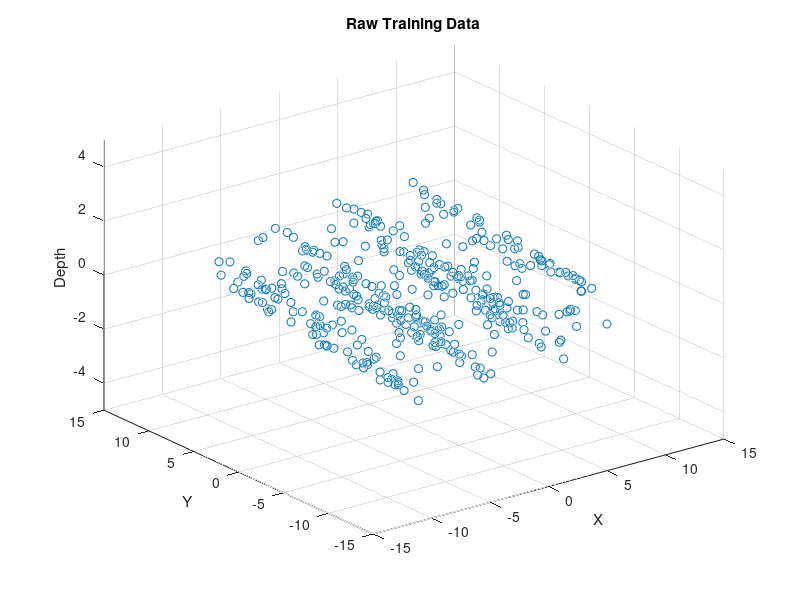

Write the MATLAB code that produced this figure. (Note: this script raises an error after producing the figure.)
%%% 3D GPR in MATLAB // URI Phillip Parisi - Update June 2022

% THIS VERSION USES 3D DATA (technically, 2.5D data)
% X and Y --> position on seafloor (training inputs)
% Z --> depth of seafloor at given position (training outputs)

%%%% GUIDE TO USE
% .m files you need (all in one folder):
% 1. this script, which is the main script
% gpr_functions folder
    % 2. SqExpKernel.m, the kernel function
    % 3. K_Function.m, which builds the covariance matrix

% Add gpr_functions to the path
% you can do this manually with addpath(.../filepath/gpr_functions) 
    % if below code does not work
dir_path = cd;
idcs = strfind(dir_path,'/');
func_dir = dir_path(1:idcs(end));
func_dir = strcat(func_dir,"gpr_functions");
addpath(func_dir);

%%%% RUNNING & PARAMETERS TO TWEAK
% this script should be good to run out-of-the-box
% there will be randomly generated x-data (training data), plotted in blue
% the GPR data points are plotted in red w/ error bars (uncertainty)

% You can TUNE
% - Kernel Hyperparameters: lengthscale -> hp.L, verticalscale, hp.sigma
% - not recommended to change the map_size, but possible

%%%%%%%%%%%%%%%%%%%%%%%%%%%%%%%%%%%%%%%%%%%%%%%% SETUP
clc, clearvars, close all, format compact

% Kernel Hyperparameters
hp.L = 3;           % lengthscale (high = smoother, low = noisier)
hp.sigma_p = 4;         % process noise (output scale / vertical scale)
hp.sigma_n = 0.6;   % sensor noise (used to create W)
hp.kerneltype = 'sparse'; % 'exact' or 'sparse' approximate kernel

%%%%%% Generate Random Training Data + Noise (2.5D)
map_size = 20; % side of square map dimensions, keep this even if you can 
x = (-map_size/2:(map_size/2-1));
y = (-map_size/2:(map_size/2-1));
[X,Y] = meshgrid(x,y);

% Matrices map_size x map_size
X = X + randn(map_size,map_size);
Y = Y + randn(map_size,map_size);
Z = 1*sin(X) + Y/20;                    % shape of curve!
% gaussian nosie
noise.mu = 0; noise.sigma = 0.25;
Z = Z + normrnd(noise.mu,noise.sigma,map_size,map_size)/5;

% Reshape (map_size^2 x 1)
X1 = reshape(X,map_size^2,1);
Y1 = reshape(Y,map_size^2,1);
Z1 = reshape(Z,map_size^2,1);

% Rename and Clear Variables
X = [X1 Y1];
Y = Z1;
nnum = length(Y);
clearvars -except X Y map_size nnum hp

% Plot
figure
scatter3(X(:,1),X(:,2),Y,'k.')
xlabel('X'),ylabel('Y'),zlabel('Depth')
title('Raw Training Data'), zlim([-5 5])

%%%%%% Prediction Points STAR
% predict at more points than the raw data
predict_pts = map_size*2;
x_star = (-predict_pts/2:0.5:(predict_pts/2)-0.5); 
y_star = (-predict_pts/2:0.5:(predict_pts/2)-0.5); %adding pts twice as dense
[x_star,y_star] = meshgrid(x_star,y_star);
x_star = reshape(x_star,(2*predict_pts)^2,1);
y_star = reshape(y_star,(2*predict_pts)^2,1);

X_Star = [x_star y_star]; % m x 2 % vertical array, can add training data for prediction X
clear x_star y_star

disp('...test data generated, run the next section...')

%%
%%%%%%%%%%%%%%%%%%%%%%%%%%%%%%%%%%%%%%%%%%%%%%%% MATRIX CALCS
clc, close all, disp('...running, may take a minute...')
tic 

% Calculate V and Inv(V)                            % depends on training x-points only
W = (hp.sigma_n^2)*eye(nnum);                       % Whitenoise (identity * sigmasquared)
V = K_Function(X,X,hp) + W;                         % Calculate Covariance Matrix using Kernel
%V_inv = inv(V); %expensive!


% Generate K Parameters
K_Star = K_Function(X_Star,X,hp);                   % Calculate K_Star for New Point(s)
tic
K_StarStar = K_Function(X_Star,X_Star,hp);          % Calculate K_StarStar for New Point(s)
kerneltime = toc
% Cholesky Decomposition
L = chol(V,'lower');                               % Lower triangular cholesky factor

% Calculate Predictions!                            % Finally bring in the training y-points here
%Y_Star_Hat = K_Star * V_inv * Y;                    % Y Predictions (mean values of Gaussians)
Y_Star_Hat = K_Star * CholeskySolve(L,Y);
%CapSigma_Star = K_StarStar - K_Star * V_inv * K_Star'; % Variance Predictions (gives us mean, var for each pt)
CapSigma_Star = K_StarStar-K_Star*CholeskySolve(L,K_Star');
Y_Star_Var = diag(CapSigma_Star);                      % The diagonals store the variances we want!

toc
%%%%%%%%%%%%%%%%%%%%%%%%%%%%%%%%%%%%%%%%%%%%%%%% PLOTS

%%%% Plot Raw Data
figure
scatter3(X(:,1),X(:,2),Y, ...       % Training Data
    2, ... % marker size
    'k') % color of pts
xlabel('X'),ylabel('Y'),zlabel('Depth')
title('Raw Training Data'), zlim([-5 5])

%%%%% Plot Prediction Data
% 2sigma are plotted rather than variance
figure
scatter3(X(:,1),X(:,2),Y, ...       % Training Data
    2, ... % marker size
    'k') % color of pts
scatter3(X_Star(:,1),X_Star(:,2),Y_Star_Hat,...  % Predictions
    10,... % marker size
    2*sqrt(Y_Star_Var), ... % 2sigma
    'filled') % color of pts
xlabel('X'), ylabel('Y'), zlabel('Depth')
title('GPR 3D - Seafloor Ripples')
zlim([-5 5])
legend('Predictions','Location','North')
colormap(); 
bar = colorbar();
ylabel(bar,'variance')
xlabel('X'), ylabel('Y'), zlabel('Depth')
title('GPR 3D - Seafloor Ripples')
zlim([-5 5])

% Training and Prediction Data
figure
scatter3(X(:,1),X(:,2),Y, ...       % Training Data
    2, ... % marker size
    'k') % color of pts
hold on

scatter3(X_Star(:,1),X_Star(:,2),Y_Star_Hat,...  % Predictions
    10,... % marker size
    2*sqrt(Y_Star_Var), ... % 2sigma
    'filled') % color of pts
xlabel('X'), ylabel('Y'), zlabel('Depth')
title('GPR 3D - Seafloor Ripples')
zlim([-5 5])
colormap(); 
legend('Raw Data','Predictions','Location','North')
bar = colorbar();
ylabel(bar,'variance')
